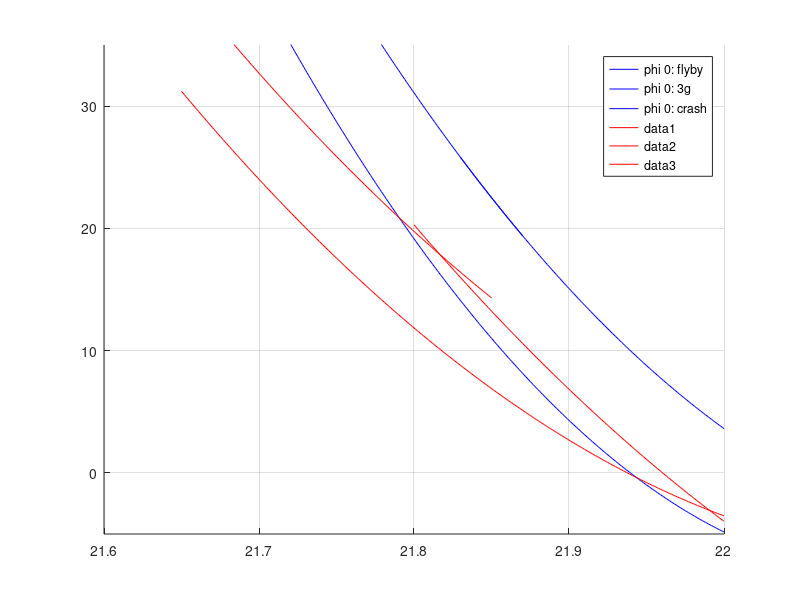

This figure's MATLAB source:
close all

load('phi_0.mat')
load('phi_30.mat')
load('phi_60.mat')
load('phi_0_CL_15.mat')
load('phi_60_CL_15.mat')


% extrapolated
figure('name','fitted to datapoints and extrapolated')
hold on
plot(21.65:0.001:22,polyval(phi_0.flyby.polyfit,21.65:0.001:22)*180/pi,'b')
%plot(21.85:0.001:22,polyval(phi_0.accel.polyfit,21.85:0.001:22)*180/pi,'b')
%plot(21.74:0.001:21.93,polyval(phi_0.crash.polyfit,21.74:0.001:21.93)*180/pi,'b')

%plot(21.74:0.001:22,polyval(phi_30.flyby.polyfit,21.74:0.001:22)*180/pi)
%plot(21.85:0.001:22,polyval(phi_30.accel.polyfit,21.85:0.001:22)*180/pi)
%plot(21.74:0.001:21.93,polyval(phi_30.crash.polyfit,21.74:0.001:21.93)*180/pi)

%plot(21.74:0.001:22,polyval(phi_60.flyby.polyfit,21.74:0.001:22)*180/pi)
plot(21.83:0.001:22,polyval(phi_60.accel.polyfit,21.83:0.001:22)*180/pi,'b')
plot(21.65:0.001:21.87,polyval(phi_60.crash.polyfit,21.65:0.001:21.87)*180/pi,'b')
legend('phi 0: flyby','phi 0: 3g','phi 0: crash','phi 60: 3g','phi 60: crash')


plot(21.65:0.001:22,polyval(phi_0_CL_15.flyby.polyfit,21.65:0.001:22)*180/pi,'r')
%plot(21.85:0.001:22,polyval(phi_0_CL_15.accel.polyfit,21.85:0.001:22)*180/pi,'r')
%plot(21.74:0.001:21.93,polyval(phi_0_CL_15.crash.polyfit,21.74:0.001:21.93)*180/pi,'r')

plot(21.8:0.001:22,polyval(phi_60_CL_15.accel.polyfit,21.8:0.001:22)*180/pi,'r')
plot(21.65:0.001:21.85,polyval(phi_60_CL_15.crash.polyfit,21.65:0.001:21.85)*180/pi,'r')

ylim([-5 35])
grid on
